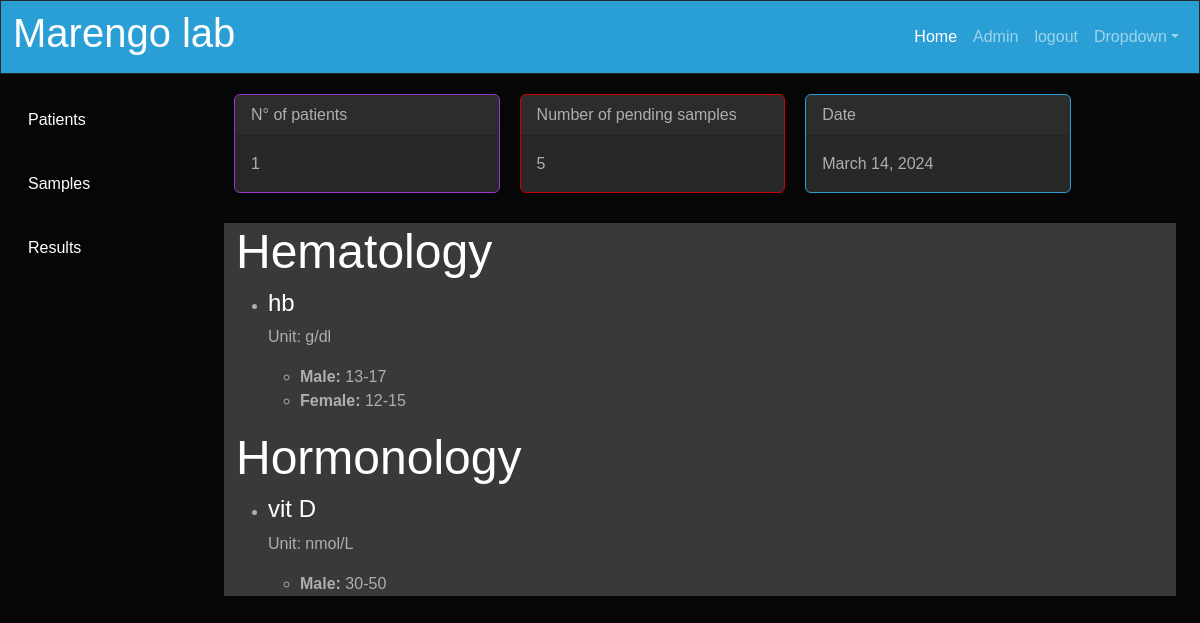
Screenshot of /viewParam with the database file from the repository.
### Lab/models.py (models this page shows, shortened)
class Group(models.Model):
    group_ID = models.AutoField(primary_key=True)
    group_name = models.CharField(max_length=100)
    def __str__(self):
        return self.group_name

class Parameter(models.Model):
    param_id = models.AutoField(primary_key=True)
    p_name = models.CharField(max_length=100)
    p_unit = models.CharField(max_length=50)
    group = models.ForeignKey(Group, on_delete=models.CASCADE)

### Lab/views.py (the view)
# urls.py: path('viewParam',views.Param_list),
def Param_list(request):
    parameters_by_group = {}
    parameter_groups = Group.objects.all()
    for group in parameter_groups:
        parameters = Parameter.objects.filter(group=group).values('p_name', 'p_unit','param_id')
        parameters_with_ranges = []
        for parameter in parameters:
            normal_ranges = NormalRange.objects.filter(parameter=parameter['param_id']).values('gender', 'range_value')
            parameter_with_ranges = {
                'parameter': parameter,
                'normal_ranges': normal_ranges
            }
            parameters_with_ranges.append(parameter_with_ranges)
        parameters_by_group[group] = parameters_with_ranges
    context = {
        'parameters_by_group': parameters_by_group
    }
    return render(request, 'Param_list.html', context)

### Lab/context_processors.py (called while the page is built)
def patient_count(request):
    pending_count = Sample.objects.filter(status='P').count()
    patient_count = Patient.objects.count()
    current_date = datetime.now().date()
    context= {'pending_count': pending_count, 'patient_count':patient_count,'current_date':current_date}
    return context

### Lab/templates/Param_list.html
{% extends 'index.html' %}
{% block content%}
{% for group, parameters in parameters_by_group.items %}
    <h2>{{ group }}</h2>
    <ul>
        {% for parameter in parameters %}
            <li>
                <h5>{{ parameter.parameter.p_name }}</h5>
                <p>Unit: {{ parameter.parameter.p_unit }}</p>
                <ul>
                    {% for normal_range in parameter.normal_ranges %}
                        <li>
                            {% if normal_range.gender == '0' %}
                                <strong>Male:</strong> {{ normal_range.range_value }}
                            {% elif normal_range.gender == '1' %}
                                <strong>Female:</strong> {{ normal_range.range_value }}
                            {% endif %}
                        </li>
                    {% endfor %}
                </ul>
            </li>
        {% endfor %}
    </ul>
{% endfor %}
{% endblock %}

### Lab/templates/index.html (style rules this page uses)
* { box-sizing: border-box; }
body { font-family: Arial, Helvetica, sans-serif; }

### rows the page displays
Group: group_name "Hematology"
Parameter: parameter.p_name "hb", parameter.p_unit "g/dl", range_value "13-17", range_value "12-15"
Group: group_name "Hormonology"
Parameter: parameter.p_name "vit D", parameter.p_unit "nmol/L", range_value "30-50"

### other values shown
{{ patient_count }} "1"
{{ pending_count }} "5"
